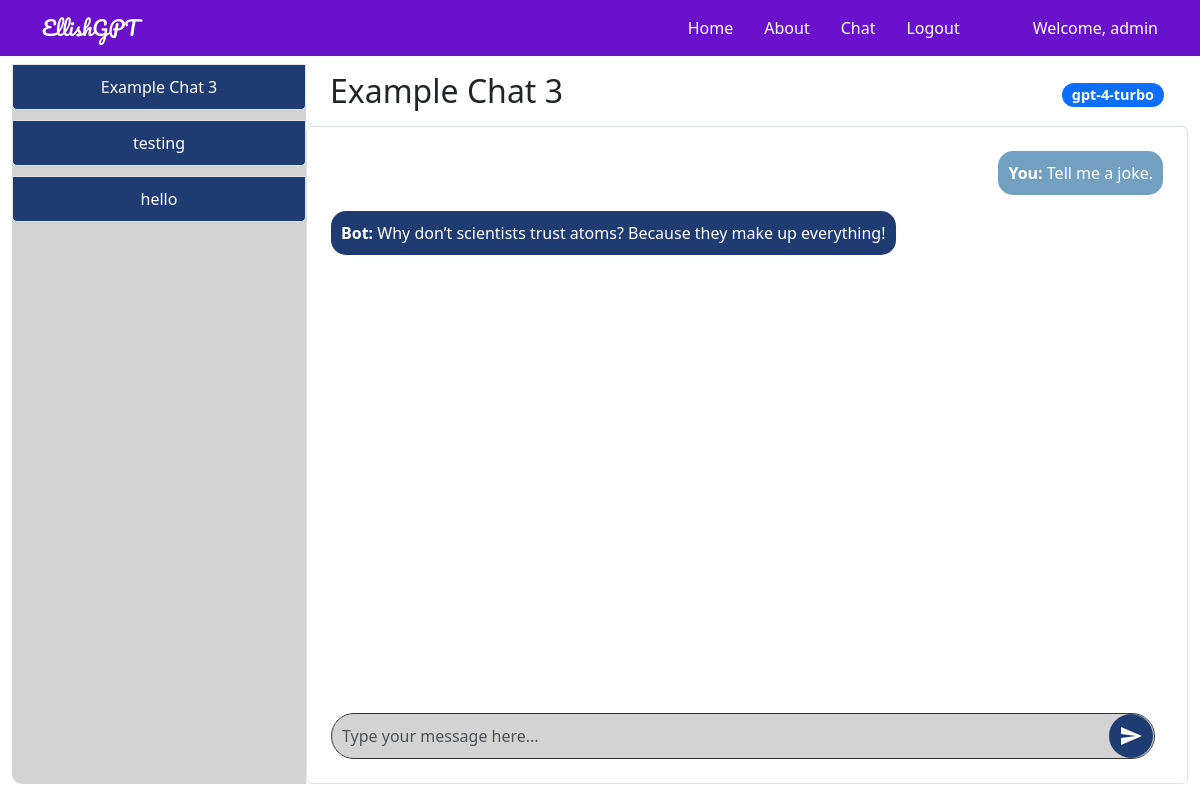
Page /chat/3 (signed in) on the earlier database version.
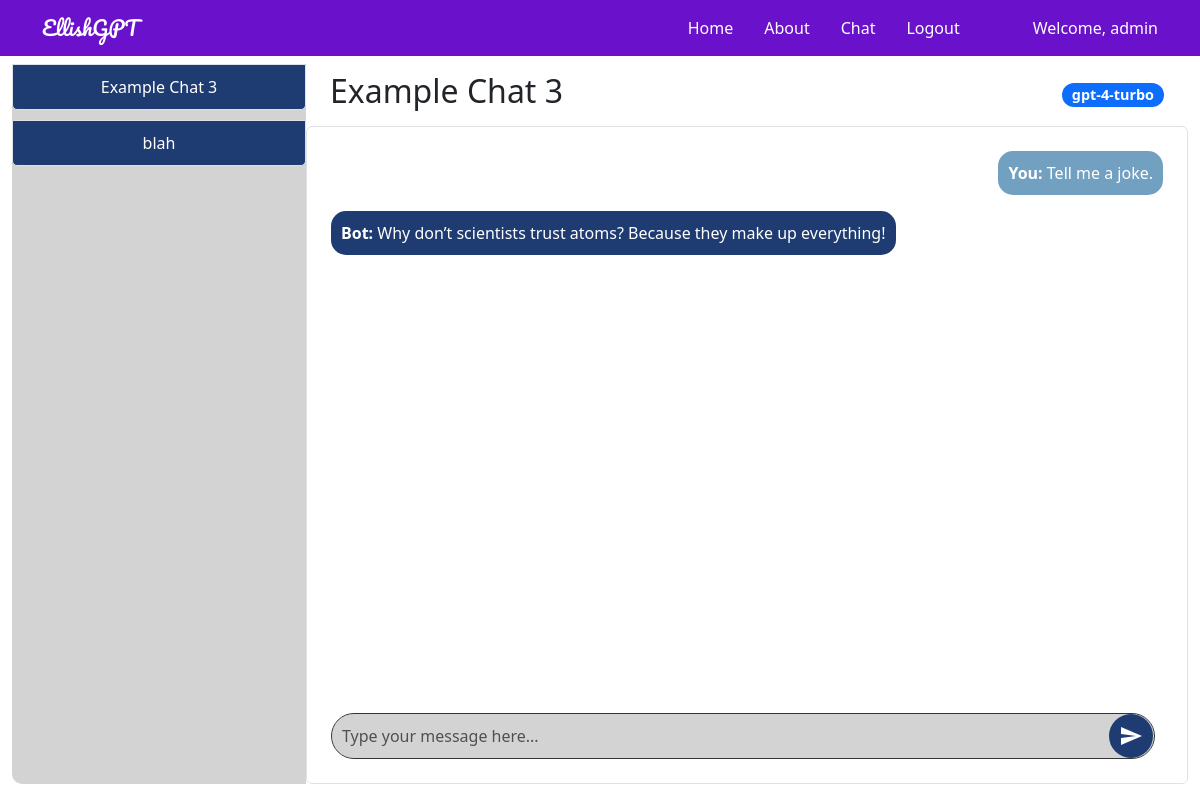
Same page on the later database version.
### tables this page shows
CREATE TABLE chats (
        chat_id INTEGER PRIMARY KEY,
        user_id INTEGER,
        model_id INTEGER,
        title TEXT,
        chat TEXT,
        time DATETIME,
        model_name TEXT,
        FOREIGN KEY(user_id) REFERENCES users(userid),
        FOREIGN KEY(model_id) REFERENCES models(modelid)
    );

CREATE TABLE chat_messages (
        id INTEGER PRIMARY KEY AUTOINCREMENT,
        chat_id INTEGER,
        sender TEXT,
        message TEXT,
        timestamp DATETIME DEFAULT CURRENT_TIMESTAMP,
        FOREIGN KEY (chat_id) REFERENCES chats(chat_id)
    );

### genaiserver_wl_folder/flask_app.py (the view, shortened to what this page needs)
@app.route('/chat/<int:chat_id>', methods=['GET', 'POST'])
@login_required
def open_chat(chat_id):
    try:
        g.db = connect_db()
        username = session['username']
        cur = g.db.execute('SELECT userid FROM users WHERE username = ?', (username,))
        user_id = cur.fetchone()[0]
        cur = g.db.execute('SELECT * FROM chats WHERE chat_id = ?', (chat_id,))
        chat = cur.fetchone()
        if chat is None:
            logging.error(f"Chat with id {chat_id} not found.")
            flash("Chat not found.")
            return redirect(url_for('chat'))
        chat_data = dict(time=chat[5], chat=chat[4], title=chat[3], chat_id=chat[0], model_name=chat[6])
        cur_messages = g.db.execute('SELECT sender, message FROM chat_messages WHERE chat_id = ? ORDER BY timestamp DESC LIMIT 10', (chat_id,))
        messages = [{'sender': row[0], 'message': row[1]} for row in cur_messages.fetchall()]
        messages.reverse()  # Reverse to show the latest message at the bottom
        cur2 = g.db.execute('SELECT * FROM chats WHERE user_id = ? ORDER BY time;', (user_id,))
        chats = [dict(time=row[5], chat=row[4], title=row[3], chat_id=row[0], model_name=row[6]) for row in cur2.fetchall()]
        g.db.close()
        return render_template("chat_detail.html", app_data=app_data, chat=chat_data, messages=messages, chats=chats)
    except Exception as e:
        logging.exception(f"Error opening chat {chat_id}: {e}")
        flash("An error occurred while trying to open the chat.")
        return redirect(url_for('chat'))

### genaiserver_wl_folder/flask_app.py (called while the page is built)
def connect_db():
    return sqlite3.connect(DATABASE_FILE)

def login_required(f):
    @wraps(f)
    def wrap(*args, **kwargs):
        if 'logged_in' in session:
            return f(*args, **kwargs)
        else:
            flash('You need to login first.')
            return redirect(url_for('login'))
    return wrap

### templates/chat_detail.html (shortened to what the changed rows need)
{% extends 'layout.html' %} {% block body %}
<div class="container-fluid">
    <div class="row" style="height: 90vh; overflow: hidden">
        <div class="col-md-3 d-flex align-items-stretch p-0">
            <div
                class="list-group sidebar d-flex flex-column justify-content-start w-100"
                style="
                    height: 100%;
                    border-radius: 10px 0 0 10px;
                    background-color: #d3d3d3;
                "
            >
                {% for chat in chats %}
                <div class="position-relative chat-item">
                    <a
                        href="{{ url_for('open_chat', chat_id=chat.chat_id) }}"
                        class="list-group-item list-group-item-action sidebar-item"
                    >
                        {{ chat.title }}
                    </a>
                </div>
                {% endfor %}
            </div>
        </div>
        <div
            class="col-md-9 d-flex flex-column p-0"
            style="
                height: 100%;
                border-radius: 0 10px 10px 0;
                background-color: #ffffff;
            "
        >
            <div
                class="d-flex justify-content-between align-items-center w-100 px-4 py-2"
                style="flex-shrink: 0"
            >
                <h2>{{ chat.title }}</h2>
                <span class="badge bg-primary">{{ chat.model_name }}</span>
            </div>
            <div
                class="chat-box p-4 border rounded bg-white"
                style="
                    flex-grow: 1;
                    padding: 20px;
                    height: 0;
                    border: 2px solid black;
                    overflow-y: auto;
                "
            >
                <div
                    id="chatHistory"
                    class="chat-history mb-4"
                    style="flex-grow: 1; padding-bottom: 1rem"
                >
                    {% for message in messages %}
                    <div
                        class="chat-message {{ 'align-self-end' if message.sender == 'You' else 'align-self-start' }}"
                        style="display: flex; flex-direction: column; align-items: {{ 'flex-end' if message.sender == 'You' else 'flex-start' }};"
                    >
                        <div
                            class="message-bubble {{ 'user-bubble' if message.sender == 'You' else 'bot-bubble' }}"
                            style="{{ 'background-color: #72a0c1; color: white;' if message.sender == 'You' else 'background-color: #1e3c72; color: white;' }}"
                        >
                            <strong>{{ message.sender }}:</strong> {{
                            message.message }}
                        </div>
                    </div>
                    {% endfor %}
                </div>
            </div>
        </div>
    </div>
</div>
{% endblock %}

Differences in the rows shown:
removed chats: title "hello"
changed chats: title "testing" → "blah"
